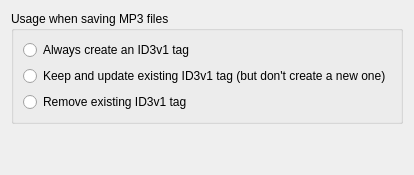
<?xml version="1.0" encoding="UTF-8"?>
<ui version="4.0">
 <class>QtGui::Id3v1OptionPage</class>
 <widget class="QWidget" name="QtGui::Id3v1OptionPage">
  <property name="windowTitle">
   <string>ID3v1 options page</string>
  </property>
  <property name="styleSheet">
   <string notr="true">QGroupBox { font-weight: bold };</string>
  </property>
  <layout class="QVBoxLayout" name="verticalLayout">
   <item>
    <widget class="QGroupBox" name="usageGroupBox">
     <property name="title">
      <string>Usage when saving MP3 files</string>
     </property>
     <layout class="QVBoxLayout" name="verticalLayout_2">
      <item>
       <widget class="QRadioButton" name="alwaysCreateRadioButton">
        <property name="text">
         <string>Always create an ID3v1 tag</string>
        </property>
        <attribute name="buttonGroup">
         <string notr="true">usageButtonGroup</string>
        </attribute>
       </widget>
      </item>
      <item>
       <widget class="QRadioButton" name="keepExistingRadioButton">
        <property name="text">
         <string>Keep and update existing ID3v1 tag (but don't create a new one)</string>
        </property>
        <attribute name="buttonGroup">
         <string notr="true">usageButtonGroup</string>
        </attribute>
       </widget>
      </item>
      <item>
       <widget class="QRadioButton" name="removeExistingRadioButton">
        <property name="text">
         <string>Remove existing ID3v1 tag</string>
        </property>
        <attribute name="buttonGroup">
         <string notr="true">usageButtonGroup</string>
        </attribute>
       </widget>
      </item>
     </layout>
    </widget>
   </item>
   <item>
    <spacer name="verticalSpacer">
     <property name="orientation">
      <enum>Qt::Vertical</enum>
     </property>
     <property name="sizeHint" stdset="0">
      <size>
       <width>20</width>
       <height>40</height>
      </size>
     </property>
    </spacer>
   </item>
  </layout>
 </widget>
 <resources/>
 <connections/>
 <buttongroups>
  <buttongroup name="usageButtonGroup"/>
 </buttongroups>
</ui>
